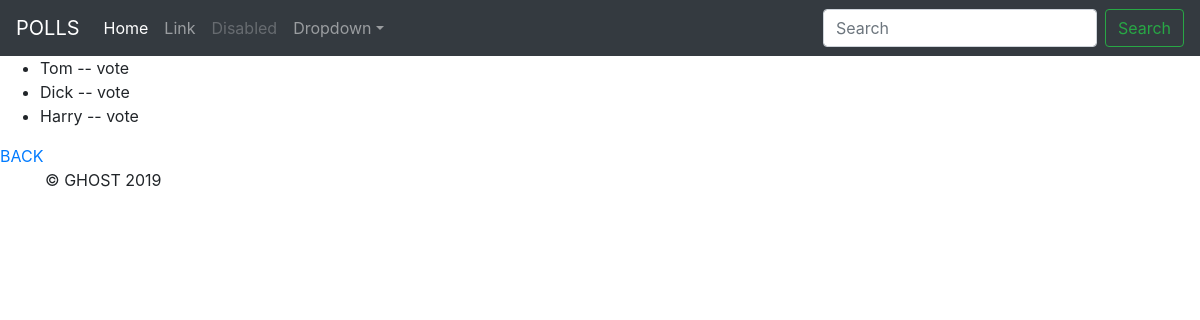
The page /polls/3/result on the database its author committed.
### polls/models.py (models this page shows, shortened)
class Choice(models.Model):
	choice_text = models.CharField(max_length=100)
	vote = models.IntegerField(default=0)
	question_key= models.ForeignKey(Question, on_delete=models.CASCADE)

### polls/views.py (the view)
def result(request, question_id):
	question= get_object_or_404(Question, pk=question_id)
	return render(request, 'polls/result.html',{'question':question})

### polls/templates/polls/result.html
{% extends './base.html' %}
{%  block body  %}
<h1> {{question.question_text}} </h1>
<ul>
	{%  for choice in question.choice_set.all   %}
	 	<li>  {{choice.choice_text}}  --  {{choice.votes}} vote {{choice.votes| pluralize}}   </li>
	 	{% endfor %}
</ul>
<a href= {% url 'polls:detail' question.id %} > BACK </a>
<br/>
{%  endblock    %}

### rows shown on the page
Choice: choice_text "Tom"
Choice: choice_text "Dick"
Choice: choice_text "Harry"
